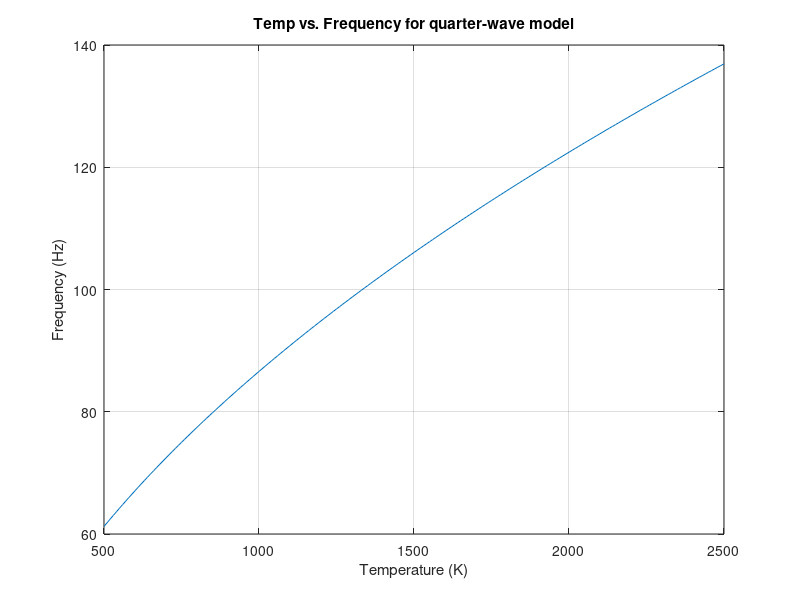

MATLAB code to generate this figure:
T_range = 500:10:2500;      %temp range from 500 to 2500K
gamma = 1.4;                %adiabatic index
R = 287;                    %specific gas constant air (J/kg*K)

c = sqrt(R*T_range*gamma);        %speed of sound at specific temperature (m/s)
L = 1.83;                         %6ft = 1.83m
f_range = c/(4*L);                %frequency calculation

plot(T_range, f_range)
xlabel("Temperature (K)")
ylabel("Frequency (Hz)")
title("Temp vs. Frequency for quarter-wave model")
grid()
